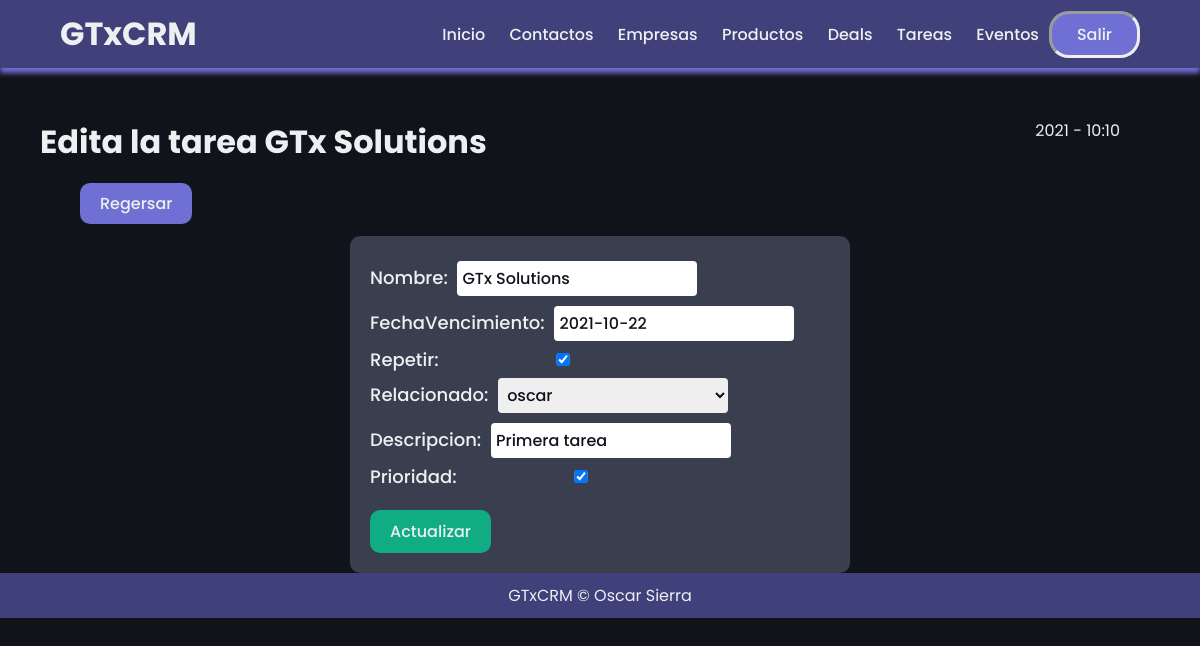
/tareas/1/editartarea (signed in), run on the app's committed database.
### mainapp/models.py (models this page shows)
class Tarea(models.Model):
    nombre = models.CharField(max_length=45)
    fechaVencimiento = models.DateField()
    repetir = models.BooleanField()
    relacionado = models.ForeignKey("Agent", on_delete=models.CASCADE)
    descripcion = models.CharField(max_length=200)
    prioridad = models.BooleanField()

### mainapp/views.py (the view, shortened to what this page needs)
# urls.py: path('tareas/<int:pk>/editartarea', tareaUpdatelView.as_view(), name="tarea_update"),
class tareaUpdatelView(LoginRequiredMixin, UpdateView):
    template_name="tareas/tarea_update.html"
    queryset = Tarea.objects.all()
    form_class = TareaModelForm
    context_object_name = "tarea"

### mainapp/forms.py
class TareaModelForm(forms.ModelForm):
    class Meta:
        model = Tarea
        fields = (
            'nombre',
            'fechaVencimiento',
            'repetir',
            'relacionado',
            'descripcion',
            'prioridad'
        )

### mainapp/models.py (called while the page is built)
    def __str__(self):
        return self.user.username

### mainapp/templates/tareas/tarea_update.html (shortened to what this page needs)
{% extends 'layouts/layouts.html'%}
{% block content %}
<div class="start">
    <div class="initial">
        <h1>Edita la tarea {{ tarea.nombre }}</h1>
            <div id="time">
                {% now "Y - h:m"%}
            </div>
        </div>
    </div>
<br/>
<div class="divbtn" style="margin-left: 40px;">
    <a class="backbtn" href="{% url 'tarea_list' %}"><button>Regersar</button></a>
</div>
<div class="content">
    <div class="box">
        <form method="post">
            {{ form.as_p }}
            <button class="submitbtn" type="submit">Actualizar</button>
        </form>
    </div>
</div>
{% endblock %}

### mainapp/static/css/styles.css (style rules this page uses)
* { margin: 0; padding: 0; font-family: "Poppins", sans-serif; color: #edf0f1; text-decoration: none; }
body { box-sizing: border-box; background-color: #11131b; }
li, a, button { font-weight: 500; font-size: 16px; text-decoration: none; border: none; background-color: transparent; }
input, select, option { font-weight: 500; font-size: 16px; text-decoration: none; border: none; width: 50%; color: #11131b; margin: 5px; border-radius: 4px; padding: 5px; }
.start { width: 90%; margin-top: 50px; margin-left: 40px; margin-right: 40px; }
.content { align-items: center; width: 45%; margin: auto; }
.box { border-radius: 10px; background-color: #3a3f50; margin-left: 20px; margin-right: 20px; padding: 20px; margin-top: 20px; }
.box p { font-weight: 500; font-size: 18px; }
.initial { display: flex; justify-content: space-between; }
.backbtn { margin-left: 40px; margin-top: 40px; margin-bottom: 40px; padding: 9px 20px; background-color: #706fd3; border-radius: 10px; cursor: pointer; transition: all 0.3s ease 0s; }
.submitbtn { margin-top: 20px; padding: 9px 20px; background-color: #10ac84; border-radius: 10px; cursor: pointer; transition: all 0.3s ease 0s; }

### data on the page
Tarea: nombre "GTx Solutions", fechaVencimiento "2021-10-22", repetir "☑", relacionado "oscar", descripcion "Primera tarea", prioridad "☑"
